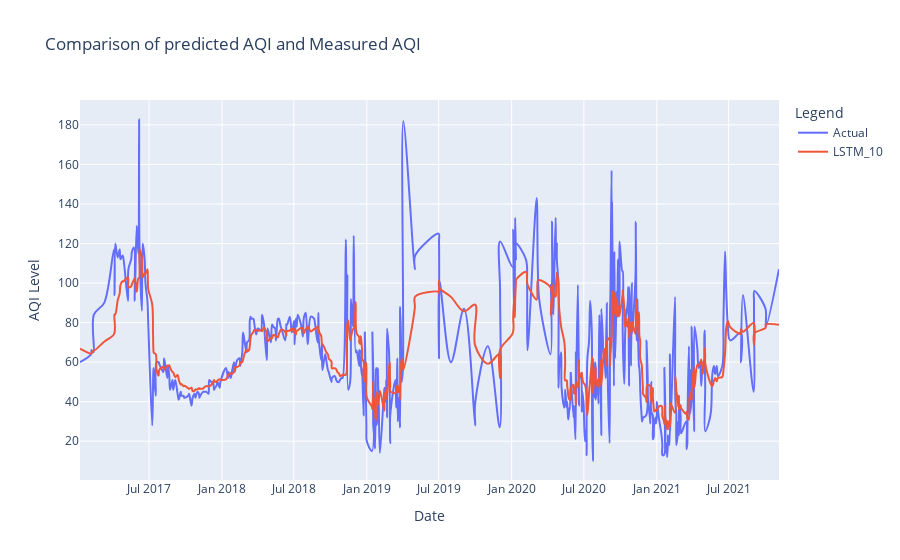

Write notebook code for a chart like this one.
### Code cell
fig = go.Figure()
fig.update_layout(
    title="Comparison of predicted AQI and Measured AQI",
    xaxis_title="Date",
    yaxis_title="AQI Level",
    legend_title="Legend",
)

fig.add_trace(go.Scatter(x=series_results.index, y=testY1.flatten(), name="Actual", line_shape='spline'))
fig.add_trace(go.Scatter(x=series_results.index, y=testPredict.flatten()  , name="LSTM_10", line_shape='spline'))
fig.show()

### Figure 1 — Plotly figure (JSON) as saved in the notebook; plotly's stock layout.template omitted (floating-point values rounded to 4 significant figures; data arrays with more than 128 entries replaced by an {"elided": "..."} marker saying what was removed)
{"data": [{"line": {"shape": "spline"}, "name": "Actual", "type": "scatter", "x": {"elided": "450 str values"}, "y": {"elided": "443 float values"}}, {"line": {"shape": "spline"}, "name": "LSTM_10", "type": "scatter", "x": {"elided": "450 str values"}, "y": {"elided": "443 float values"}}], "layout": {"legend": {"title": {"text": "Legend"}}, "title": {"text": "Comparison of predicted AQI and Measured AQI"}, "xaxis": {"title": {"text": "Date"}}, "yaxis": {"title": {"text": "AQI Level"}}}}
